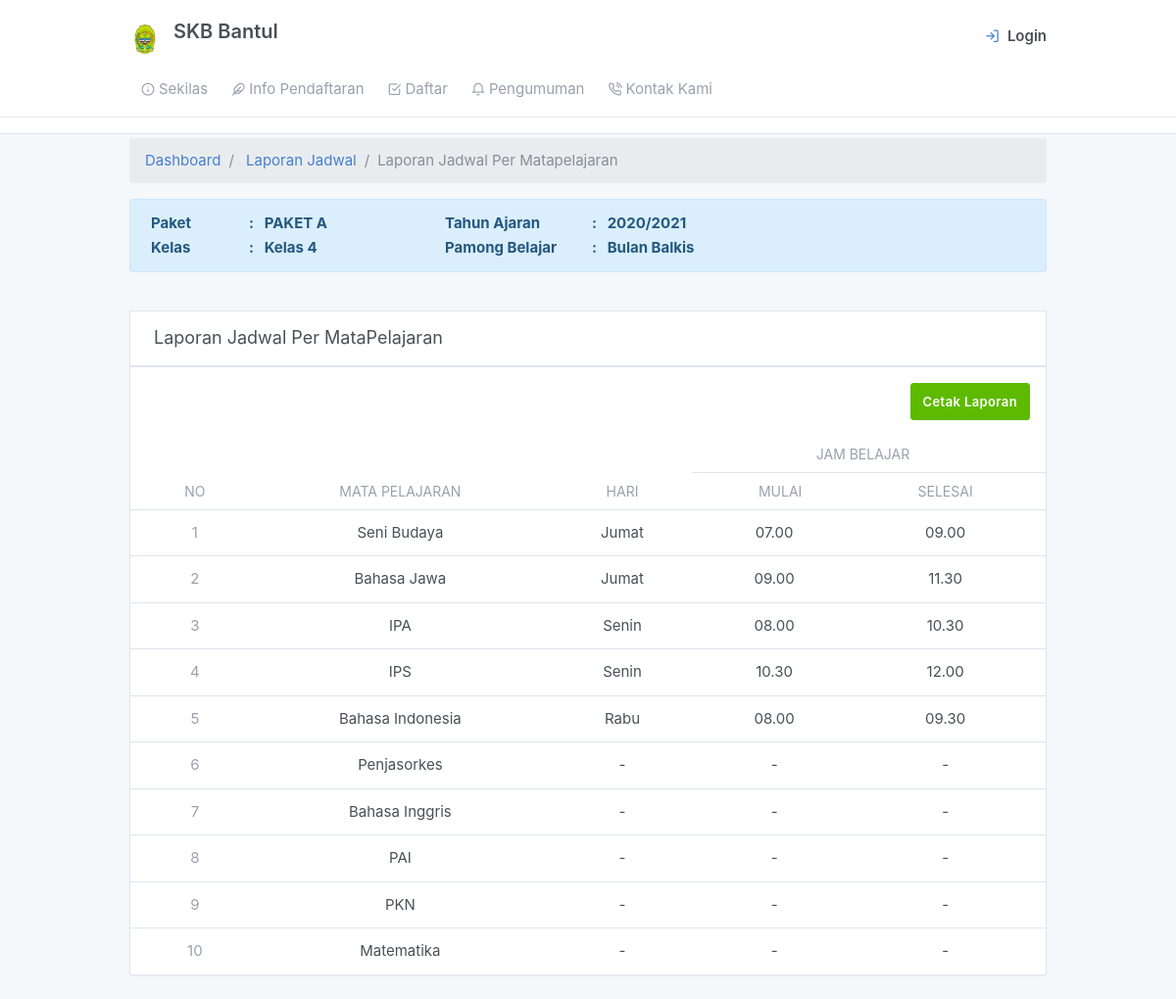
The app's page /admin/laporanjadwal_permapel.php?id=1, older data.
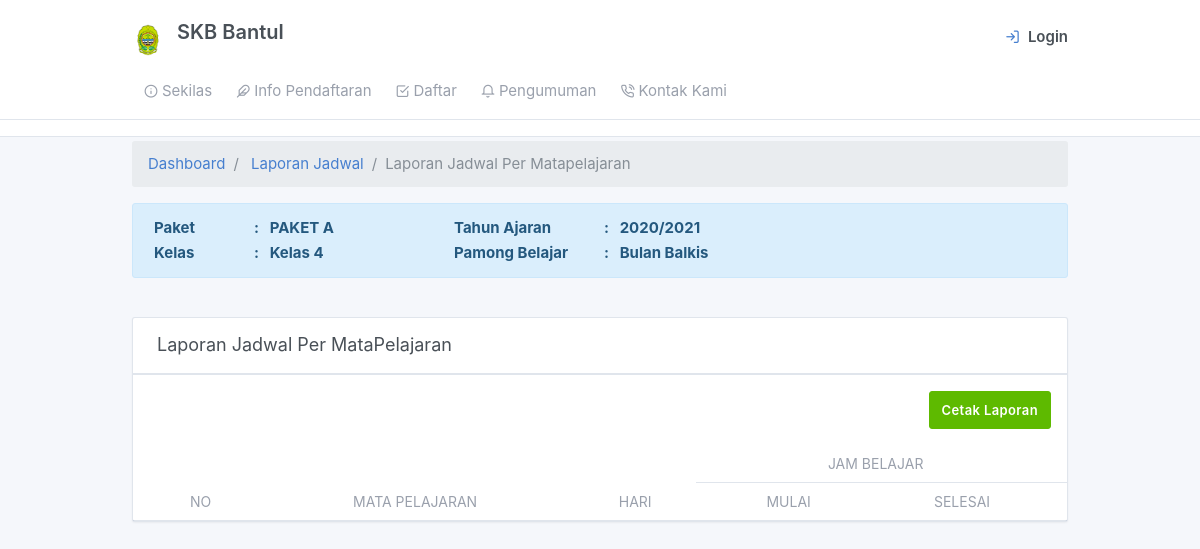
The same page, newer data.
### tables this page shows
CREATE TABLE `tb_rombel` (
  `rombel_id` int(11) NOT NULL,
  `ta_id` int(11) NOT NULL,
  `kelas_id` int(11) NOT NULL,
  `nik` char(16) NOT NULL
);

CREATE TABLE `tb_paket` (
  `paket_id` int(11) NOT NULL,
  `paket_nama` char(10) NOT NULL
);

CREATE TABLE `tb_tahunajaran` (
  `ta_id` int(11) NOT NULL,
  `semester_id` int(11) NOT NULL,
  `ta_nama` varchar(12) NOT NULL,
  `ta_status` varchar(12) NOT NULL DEFAULT 'Tidak Aktif'
);

CREATE TABLE `tb_kelas` (
  `kelas_id` int(11) NOT NULL,
  `kelas_nama` varchar(11) NOT NULL,
  `paket_id` int(11) NOT NULL
);

CREATE TABLE `tb_pamong_belajar` (
  `nik` char(16) NOT NULL,
  `pamong_nama` varchar(50) NOT NULL,
  `pamong_tempat_lhr` varchar(30) NOT NULL,
  `pamong_tanggal_lhr` date NOT NULL,
  `pamong_jenkel` enum('Laki-Laki','Perempuan') NOT NULL,
  `pamong_agama` varchar(12) NOT NULL,
  `pamong_alamat` varchar(100) NOT NULL,
  `pamong_no_hp` varchar(14) NOT NULL,
  `pamong_jabatan` enum('Pamong Belajar','Tutor') NOT NULL
);

CREATE TABLE `tb_jadwal` (
  `jadwal_id` int(11) NOT NULL,
  `rombel_id` int(11) DEFAULT NULL,
  `ta_id` int(11) DEFAULT NULL,
  `jadwal_hari` varchar(40) DEFAULT NULL,
  `mapel_id` int(11) DEFAULT NULL,
  `jadwal_jammulai` varchar(10) DEFAULT NULL,
  `jadwal_jamselesai` varchar(10) DEFAULT NULL
);

CREATE TABLE `tb_mapel` (
  `mapel_id` int(11) NOT NULL,
  `mapel_kode` char(10) NOT NULL,
  `mapel_nama` varchar(50) NOT NULL,
  `mapel_kkm` set('70') NOT NULL,
  `paket_id` int(11) NOT NULL
);

### views/main.php (called while the page is built)
<?php include_once "header.php" ?>
<?php include_once "navbar.php" ?>

### admin/laporanjadwal_permapel.php (the view, shortened to what this page needs)
<?php include_once "views/main.php";?>
<div class="my-3 my-md-1">
  <div class="container">
  <ol class="breadcrumb">
            <li class="breadcrumb-item">
              <a href="../index.php">Dashboard</a>
            </li>
            <li class="breadcrumb-item">
              <a href="../admin/lap_jadwal.php">Laporan Jadwal</a>
            </li>
            <li class="breadcrumb-item active">Laporan Jadwal Per Matapelajaran</li>
          </ol>
    <?php
	  $sql1=mysqli_query($connect, "SELECT a.rombel_id,c.kelas_nama,f.paket_nama,b.ta_nama,e.pamong_nama FROM tb_rombel a JOIN tb_tahunajaran b ON a.ta_id=b.ta_id JOIN tb_kelas c ON a.kelas_id=c.kelas_id JOIN tb_pamong_belajar e ON a.nik=e.nik JOIN tb_paket f on c.paket_id=f.paket_id WHERE a.ta_id=(SELECT ta_id FROM tb_tahunajaran WHERE ta_status='Aktif') AND a.rombel_id='".$_GET['id']."'");
	  $cek1= mysqli_num_rows($sql1);
	  if($cek1>0){
	  while ($data1= mysqli_fetch_array($sql1)) {
	?>
   <div class="alert alert-info" role="alert">
    <table>
        <tr>
            <th style="text-align:left;" width="100px">Paket </th>
            <th style="text-align:left;" width="120px">: &nbsp&nbsp<?php echo $data1['paket_nama'] ?></th>
            <th style="text-align:left;" width="120px">Tahun Ajaran</th>
            <th style="text-align:left;" width="120px">: &nbsp&nbsp<?php echo $data1['ta_nama'] ?></th>
        </tr>
        <tr>
            <th style="text-align:left;" width="100px">Kelas </th>
            <th style="text-align:left;" width="200px">: &nbsp&nbsp<?php echo $data1['kelas_nama'] ?></th>
            <th style="text-align:left;" width="150px"> Pamong Belajar </th>
            <th style="text-align:left;" width="300px">: &nbsp&nbsp<?php echo $data1['pamong_nama'] ?></th>
        </tr>
    </table>
    </div>
   <br>
    <?php }} ?>
     <div class="">
        <div class="card">
        <div class="card-header">
            <h3 class="card-title">Laporan Jadwal Per MataPelajaran</h3>
          </div>
          <div class="table-responsive">
              <div class="modal-footer">
                <a href="print_lap_jadwal.php?id=<?php echo $data['rombel_id'] ?>"><button class="btn btn-success" type="submit">Cetak Laporan</button></a>
              </div>
            <table border="0px" style="border-collapse: collapse;" class="table card-table table-vcenter text-nowrap" >
              <thead>
                <tr>
                    <th rowspan="2"><center>No</center></th>
                    <th rowspan="2"><center>Mata Pelajaran</center></th>
                    <th rowspan="2"><center>Hari</center></th>
                    <th colspan="2"><center>Jam Belajar</center></th>
                 </tr>
                 <tr>
                    <th><center>Mulai</center></th>
                    <th><center>Selesai</center></th>
                  </tr>
              </thead>
                <tbody>
             <?php
                $no=1;
                $sql=mysqli_query($connect, "SELECT a.jadwal_id,b.mapel_nama,a.jadwal_hari,a.jadwal_jammulai,a.jadwal_jamselesai FROM tb_jadwal a JOIN tb_mapel b ON a.mapel_id=b.mapel_id WHERE a.rombel_id='".$_GET['id']."'");
                $cek= mysqli_num_rows($sql);
                    if($cek>0){
                       while ($data= mysqli_fetch_assoc($sql)) {
              ?>
                <tr>
                  <td align="center"><span class="text-muted"><?php echo $no;?></span></td>
                  <td align="center"><?php echo $data['mapel_nama'] ?><input type="hidden" name="idjadwal[]" value="<?php echo $data['jadwal_id'] ?>"></td>
                  <td align="center"><?php echo $data['jadwal_hari'] ?></td>
                  <td align="center"><?php echo $data['jadwal_jammulai'] ?></td>
                  <td align="center"><?php echo $data['jadwal_jamselesai'] ?></td>
                </tr>
                 <?php $no++;}} ?>
              </tbody>
            </table>
          </div>
        </div>
      </div>
    </div>
  </div>

### views/header.php (shortened to what this page needs)
<!doctype html>
<html lang="en" dir="ltr">
  <head>
    <link href="assets/css/dashboard.css" rel="stylesheet" />
    <link href="assets/plugins/charts-c3/plugin.css" rel="stylesheet" />
    <link href="assets/plugins/maps-google/plugin.css" rel="stylesheet" />
  </head>

### views/navbar.php (shortened to what this page needs)
<body class="">
    <div class="page">
      <div class="flex-fill">
        <div class="header py-4">
          <div class="container">
            <label class="d-flex">
              <a class="header-brand" href="./index.php">
              <img src="assets/image/bantul.png" class="header-brand-img" alt="tabler logo">
               <label for="">SKB Bantul</label>
              </a>
              <div class="d-flex order-lg-2 ml-auto">
                <div class="dropdown d-none d-md-flex">
                <a href="auth/login.php" class="nav-link pr-0 leading-none">
                <i class="fe fe-log-in"></i>
                    <span class="ml-2 d-none d-lg-block">
                    <strong class="text-default" >Login</strong>
                    </span>
                  </a>
              </div>
            </div>
        </div>
        <div class="header collapse d-lg-flex p-0" id="headerMenuCollapse">
          <div class="container">
              <div class="col-lg order-lg-first">
                <ul class="nav nav-tabs border-0 flex-column flex-lg-row">
                  <li class="nav-item">
                    <a href="sekilas.php" class="nav-link"><i class="fe fe-info"></i> Sekilas</a>
                  </li>
                  <li class="nav-item">
                    <a href="info.php" class="nav-link"><i class="fe fe-feather"></i>Info Pendaftaran</a>
                  </li>
                  <li class="nav-item">
                    <a href="daftar.php" class="nav-link"><i class="fe fe-check-square"></i>Daftar</a>
                  </li>
                  <li class="nav-item">
                    <a href="pengumuman.php" class="nav-link"><i class="fe fe-bell"></i>Pengumuman</a>
                  </li>
                  <li class="nav-item">
                    <a href="kontakkami.php" class="nav-link"><i class="fe fe-phone-call"></i> Kontak Kami</a>
                  </li>
                </ul>
              </div>
            </div>
          </div>
        </div>

Row changes from the older to the newer data that the page shows:
removed tb_jadwal: mapel.mapel_nama "Seni Budaya", jadwal_hari "Jumat", jadwal_jammulai "07.00", jadwal_jamselesai "09.00"
removed tb_jadwal: mapel.mapel_nama "Bahasa Jawa", jadwal_hari "Jumat", jadwal_jammulai "09.00", jadwal_jamselesai "11.30"
removed tb_jadwal: mapel.mapel_nama "IPA", jadwal_hari "Senin", jadwal_jammulai "08.00", jadwal_jamselesai "10.30"
removed tb_jadwal: mapel.mapel_nama "IPS", jadwal_hari "Senin", jadwal_jammulai "10.30", jadwal_jamselesai "12.00"
removed tb_jadwal: mapel.mapel_nama "Bahasa Indonesia", jadwal_hari "Rabu", jadwal_jammulai "08.00", jadwal_jamselesai "09.30"
removed tb_jadwal: mapel.mapel_nama "Penjasorkes", jadwal_hari "-", jadwal_jammulai "-", jadwal_jamselesai "-"
removed tb_jadwal: mapel.mapel_nama "Bahasa Inggris", jadwal_hari "-", jadwal_jammulai "-", jadwal_jamselesai "-"
removed tb_jadwal: mapel.mapel_nama "PAI", jadwal_hari "-", jadwal_jammulai "-", jadwal_jamselesai "-"
removed tb_jadwal: mapel.mapel_nama "PKN", jadwal_hari "-", jadwal_jammulai "-", jadwal_jamselesai "-"
removed tb_jadwal: mapel.mapel_nama "Matematika", jadwal_hari "-", jadwal_jammulai "-", jadwal_jamselesai "-"
